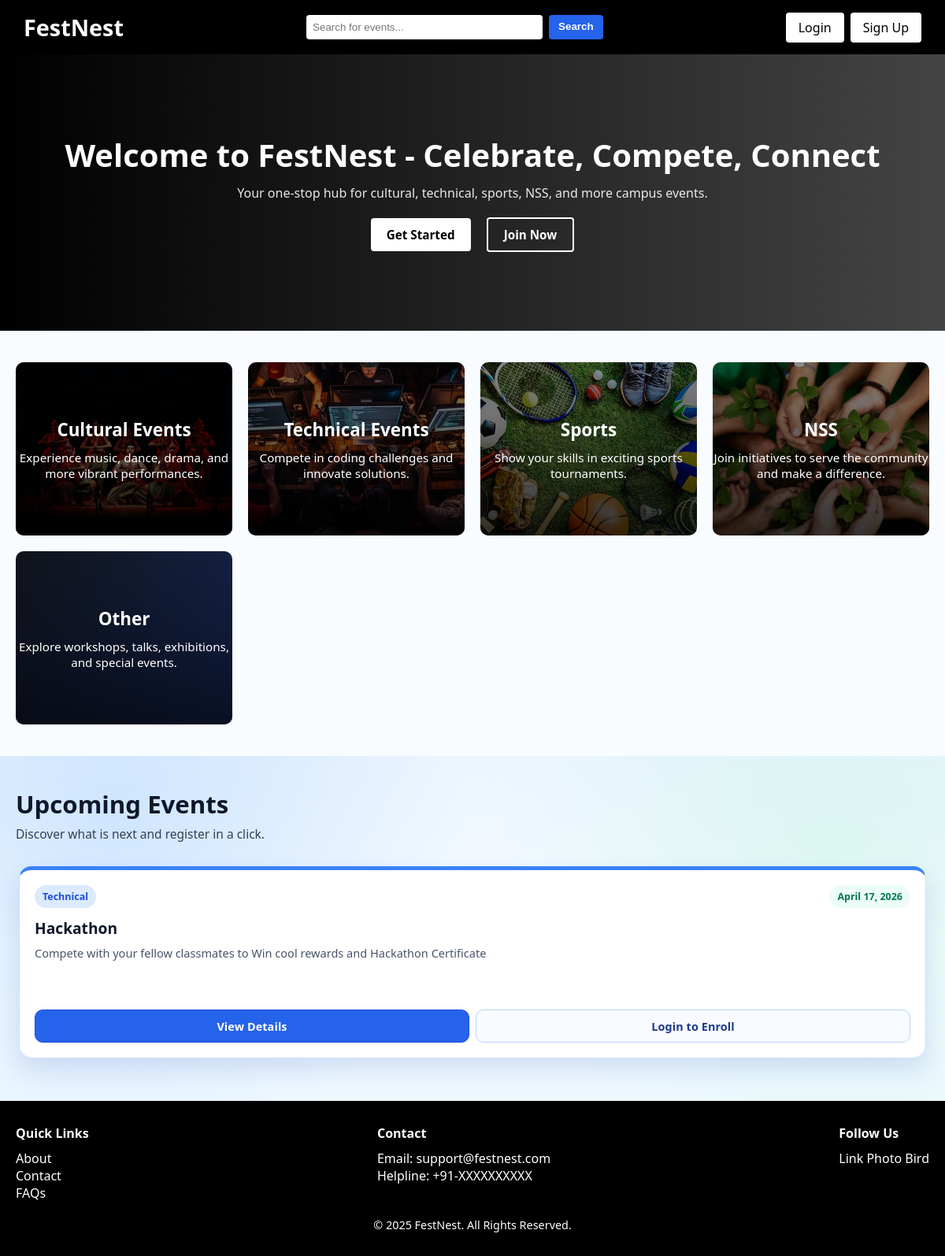
The app's page /, older data.
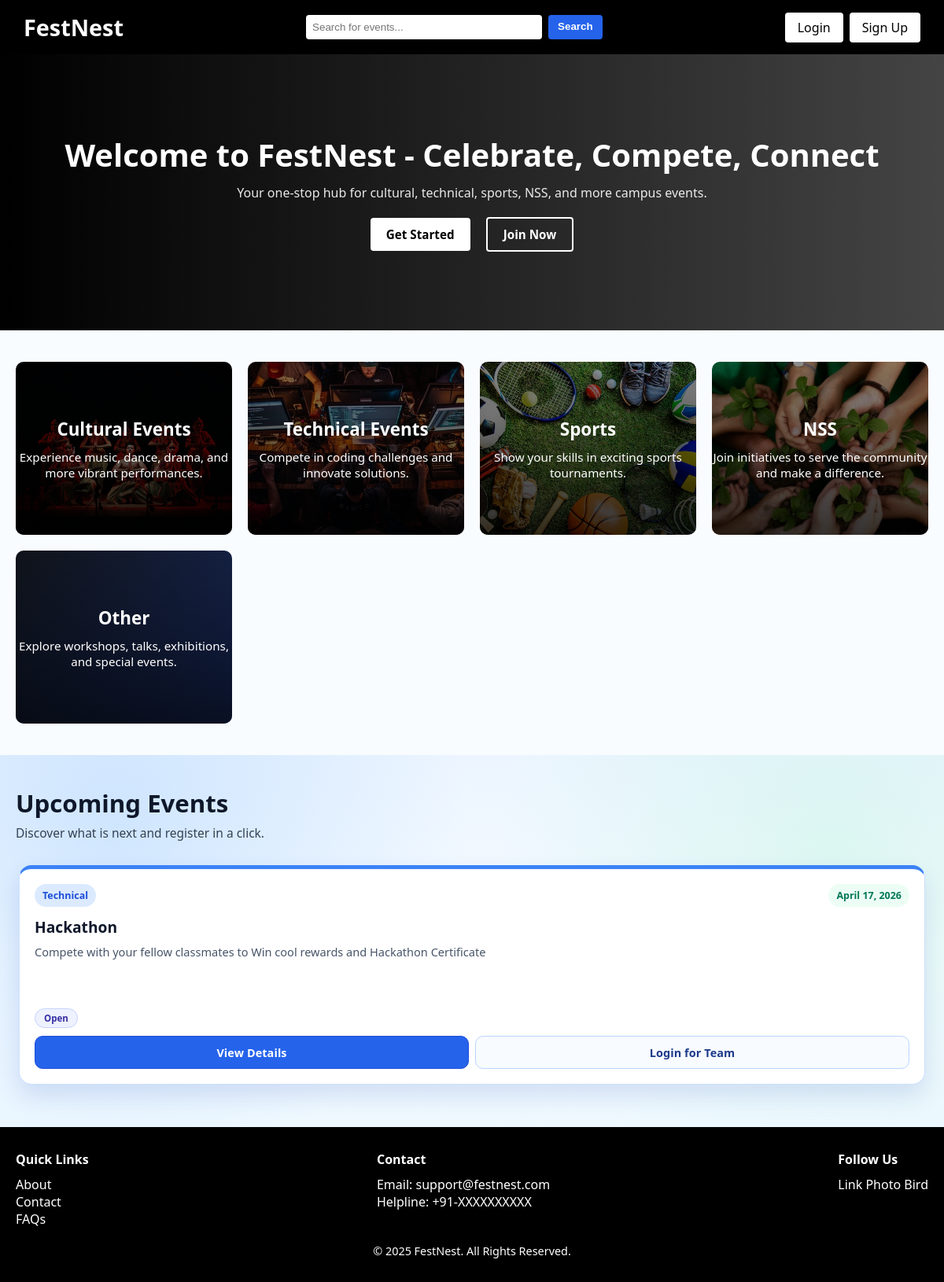
The same page, newer data.
### events/models.py (models this page shows, shortened)
class Event(models.Model):
    CATEGORY_CHOICES = [
        ('cultural', 'Cultural'),
        ('technical', 'Technical'),
        ('sports', 'Sports'),
        ('nss', 'NSS'),
        ('other', 'Other'),
    ]
    title = models.CharField(max_length=200)
    category = models.CharField(max_length=20, choices=CATEGORY_CHOICES)
    date = models.DateField()
    time = models.TimeField(blank=True, null=True)
    description = models.TextField(blank=True)
    capacity_limited = models.BooleanField(default=True)
    capacity = models.PositiveIntegerField(default=100)
    waitlist_enabled = models.BooleanField(default=True)
    is_team_event = models.BooleanField(default=False)
    min_team_size = models.PositiveIntegerField(default=1)
    max_team_size = models.PositiveIntegerField(default=4)
    attendees = models.ManyToManyField(User, blank=True)

### events/views.py (the view, shortened to what this page needs)
# urls.py: 2. Add a URL to urlpatterns:  path('', views.home, name='home')
def home(request):
    today = timezone.localdate()
    search_query = request.GET.get('q', '').strip()
    upcoming_events = Event.objects.filter(date__gte=today).order_by('date')
    searched_events = Event.objects.none()
    result_count = 0
    registered_event_ids = set()
    waitlisted_event_ids = set()
    user_team_event_ids = set()
    submitted_team_event_ids = set()
    return render(
        request,
        'index.html',
        {
            'upcoming_events': upcoming_events,
            'searched_events': searched_events,
            'search_query': search_query,
            'result_count': result_count,
            'registered_event_ids': registered_event_ids,
            'waitlisted_event_ids': waitlisted_event_ids,
            'user_team_event_ids': user_team_event_ids,
            'submitted_team_event_ids': submitted_team_event_ids,
        },
    )

### templates/index.html (shortened to what this page needs)
{% extends 'base.html' %}
{% load static %}
{% block content %}
<section class="hero">
    <div class="container">
        <h1>Welcome to FestNest - Celebrate, Compete, Connect</h1>
        <p>Your one-stop hub for cultural, technical, sports, NSS, and more campus events.</p>
        <div class="hero-buttons">
            <a href="#event-categories" class="cta-btn">Get Started</a>
            {% if user.is_authenticated %}
                <a href="{% url 'my_registrations' %}" class="cta-btn secondary">Join Now</a>
            {% else %}
                <a href="{% url 'signup' %}" class="cta-btn secondary">Join Now</a>
            {% endif %}
        </div>
    </div>
</section>
<main id="event-categories" class="container">
    <section class="card-grid">
        <a href="{% url 'category' 'cultural' %}" class="card" style="background-image: url('{% static 'images/cultural.jpg' %}');">
            <h3>Cultural Events</h3>
            <p>Experience music, dance, drama, and more vibrant performances.</p>
        </a>
        <a href="{% url 'category' 'technical' %}" class="card" style="background-image: url('{% static 'images/tech.jpg' %}');">
            <h3>Technical Events</h3>
            <p>Compete in coding challenges and innovate solutions.</p>
        </a>
        <a href="{% url 'category' 'sports' %}" class="card" style="background-image: url('{% static 'images/sports.jpg' %}');">
            <h3>Sports</h3>
            <p>Show your skills in exciting sports tournaments.</p>
        </a>
        <a href="{% url 'category' 'nss' %}" class="card" style="background-image: url('{% static 'images/nss.jpg' %}');">
            <h3>NSS</h3>
            <p>Join initiatives to serve the community and make a difference.</p>
        </a>
        <a href="{% url 'category' 'other' %}" class="card" style="background-image: linear-gradient(135deg, rgba(17,24,39,0.78), rgba(29,78,216,0.68));">
            <h3>Other</h3>
            <p>Explore workshops, talks, exhibitions, and special events.</p>
        </a>
    </section>
</main>
<section id="upcoming-events" class="carousel-section upcoming-section">
    <div class="container">
        <div class="upcoming-section-head">
            <h2>Upcoming Events</h2>
            <p>Discover what is next and register in a click.</p>
        </div>
        <div class="carousel-track upcoming-track">
            {% for event in upcoming_events %}
            <article class="upcoming-card">
                <div class="upcoming-top">
                    <span class="category-pill">{{ event.get_category_display }}</span>
                    <span class="date-pill">{{ event.date }}</span>
                </div>
                <h3>{{ event.title }}</h3>
                <p class="upcoming-desc">{{ event.description|truncatechars:95 }}</p>
                {% if event.is_team_event %}
                    <p class="team-status-row">
                        {% if event.id in submitted_team_event_ids %}
                            <span class="team-status-pill submitted">Submitted</span>
                        {% elif event.id in user_team_event_ids %}
                            <span class="team-status-pill progress">In Progress</span>
                        {% else %}
                            <span class="team-status-pill open">Open</span>
                        {% endif %}
                    </p>
                {% endif %}
                <div class="upcoming-actions">
                    <a href="{% url 'event_detail' event.id %}" class="cta-btn upcoming-btn">View Details</a>
                    {% if user.is_authenticated %}
                        {% if event.is_team_event %}
                            {% if event.id in submitted_team_event_ids %}
                                <a href="{% url 'event_detail' event.id %}" class="cta-btn upcoming-btn alt">Team Enrolled</a>
                            {% elif event.id in user_team_event_ids %}
                                <a href="{% url 'event_detail' event.id %}" class="cta-btn upcoming-btn alt">Continue Team</a>
                            {% else %}
                                <a href="{% url 'event_detail' event.id %}" class="cta-btn upcoming-btn alt">Create/Join Team</a>
                            {% endif %}
                        {% else %}
                            {% if event.id in registered_event_ids %}
                                <form method="post" action="{% url 'unregister_event' event.id %}" class="inline-form">
                                    {% csrf_token %}
                                    <input type="hidden" name="next" value="{{ request.path }}#upcoming-events">
                                    <button type="submit" class="cta-btn upcoming-btn alt">Drop</button>
                                </form>
                            {% elif event.id in waitlisted_event_ids %}
                                <form method="post" action="{% url 'unregister_event' event.id %}" class="inline-form">
                                    {% csrf_token %}
                                    <input type="hidden" name="next" value="{{ request.path }}#upcoming-events">
                                    <button type="submit" class="cta-btn upcoming-btn alt">Leave Waitlist</button>
                                </form>
                            {% else %}
                                <form method="post" action="{% url 'register_event' event.id %}" class="inline-form">
                                    {% csrf_token %}
                                    <button type="submit" class="cta-btn upcoming-btn alt">Enroll</button>
                                </form>
                            {% endif %}
                        {% endif %}
                    {% else %}
                        {% if event.is_team_event %}
                            <a href="{% url 'login' %}" class="cta-btn upcoming-btn alt">Login for Team</a>
                        {% else %}
                            <a href="{% url 'login' %}" class="cta-btn upcoming-btn alt">Login to Enroll</a>
                        {% endif %}
                    {% endif %}
                </div>
            </article>
            {% empty %}
            <p class="empty-text">No events available</p>
            {% endfor %}
        </div>
    </div>
</section>
{% endblock %}
{% block footer %}
<footer>
    <div class="footer-container">
        <div class="footer-section">
            <h4>Quick Links</h4>
            <ul>
                <li><a href="#">About</a></li>
                <li><a href="#">Contact</a></li>
                <li><a href="#">FAQs</a></li>
            </ul>
        </div>
        <div class="footer-section">
            <h4>Contact</h4>
            <p>Email: support@festnest.com</p>
            <p>Helpline: +91-XXXXXXXXXX</p>
        </div>
        <div class="footer-section">
            <h4>Follow Us</h4>
            <div class="social-icons">
                <span>Link</span>
                <span>Photo</span>
                <span>Bird</span>
            </div>
        </div>
    </div>
    <p class="footer-bottom">© 2025 FestNest. All Rights Reserved.</p>
</footer>
{% endblock %}

### templates/base.html (shortened to what this page needs)
{% load static %}
<!DOCTYPE html>
<html lang="en">
<head>
    <link rel="stylesheet" href="{% static 'css/style.css' %}">
</head>
<body class="{% block body_class %}{% endblock %}">
<nav class="header">
    <a href="{% url 'home' %}" class="logo-link"><div class="logo">FestNest</div></a>
    <div class="nav-center">
        <form method="get" action="{% url 'home' %}" class="nav-search-form">
            <input type="text" name="q" value="{% firstof search_query request.GET.q '' %}" placeholder="Search for events..." class="live-search-input">
            <button type="submit" class="search-btn">Search</button>
        </form>
    </div>
    <div class="nav-right">
        {% if user.is_authenticated %}
            <span class="welcome-text">Hello, {{ user.username }}</span>
            {% if user.is_superuser %}
                <a href="{% url 'manage_events' %}" class="signup-btn {% if request.path == '/events/manage/' %}nav-active{% endif %}">Manage Events</a>
            {% endif %}
            <a href="{% url 'profile' %}" class="signup-btn {% if request.path == '/profile/' or request.path == '/profile/edit/' %}nav-active{% endif %}">My Profile</a>
            <a href="{% url 'my_registrations' %}" class="signup-btn {% if request.path == '/my-registrations/' %}nav-active{% endif %}">My Registrations</a>
            <a href="{% url 'logout' %}" class="signup-btn">Logout</a>
        {% else %}
            <a href="{% url 'login' %}" class="signup-btn">Login</a>
            <a href="{% url 'signup' %}" class="signup-btn">Sign Up</a>
        {% endif %}
    </div>
</nav>
{% block content %}{% endblock %}
{% block footer %}{% endblock %}
</body>
</html>

Row changes from the older to the newer data that the page shows:
changed Event "Hackathon": is_team_event "Login to Enroll" → "Open Login for Team"
